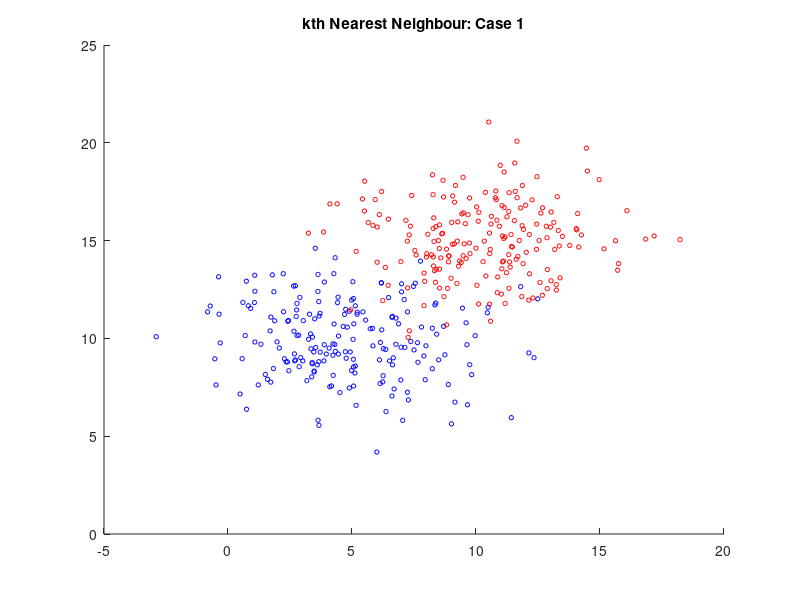

Source code (MATLAB): (Note: this script raises an error after producing the figure.)
clear all;
close all;

MU1 = [5 10];
SIGMA1 = [8 0; 0 4];
MU2 = [10 15];
SIGMA2 = [8 0; 0 4];

R1 = chol(SIGMA1);
R2= chol(SIGMA2);

X1 = repmat(MU1,200,1) + randn(200,2)*R1;
X2 = repmat(MU2,200,1) + randn(200,2)*R2;

SIGMA1 = cov(X1);
SIGMA2 = cov(X2);


range1 = [-5:0.1:20]
range2 = [0:0.1:20]

figure;
title('kth Nearest Neighbour: Case 1');
hold on;

scatter(X1(:,1), X1(:,2), 10, 'b');
scatter(X2(:,1), X2(:,2), 10, 'r');

[a_vectors, a_values] = eigs(SIGMA1)
[b_vectors, b_values] = eigs(SIGMA2)

kNN_1 = kNN_FS(range1, range2, 1, X1, X2);
kNN_5 = kNN_FS(range1, range2, 5, X1, X2);
contour(range1, range2, kNN_1', [1 1], 'r');
contour(range1, range2, kNN_5', [1 1], 'b');
hold on;
legend('Class A', 'Class B', 'k = 1', 'k = 5');

a_theta = atan2(a_vectors(2,1), a_vectors(1,1));
plot_ellipse(MU1(1), MU1(2), a_theta, sqrt(a_values(1,1)), sqrt(a_values(2,2)));

b_theta = atan2(b_vectors(2,1), b_vectors(1,1));
plot_ellipse(MU2(1), MU2(2), b_theta, sqrt(b_values(1,1)),sqrt(b_values(2,2)));

case1_classes = {X1, X2};
confusion_1 = zeros(size(case1_classes, 2));
confusion_2 = zeros(size(case1_classes, 2));

for i=1:size(case1_classes, 2)
    current_class = cell2mat(case1_classes(i));
    for j=1:size(current_class, 1)

       predicted_1 = kNN_FS(current_class(j,1), current_class(j,2), 1, X1, X2);
       predicted_2 = kNN_FS(current_class(j,1), current_class(j,2), 5, X1, X2);
       confusion_1(i,predicted_1) = confusion_1(i,predicted_1) + 1;
       confusion_2(i,predicted_2) = confusion_2(i,predicted_2) + 1;
    end
end 

confusion_1
confusion_2

error_1 = (sum(confusion_1(:)) - trace(confusion_1)) / sum(confusion_1(:))
error_2 = (sum(confusion_2(:)) - trace(confusion_2)) / sum(confusion_2(:))